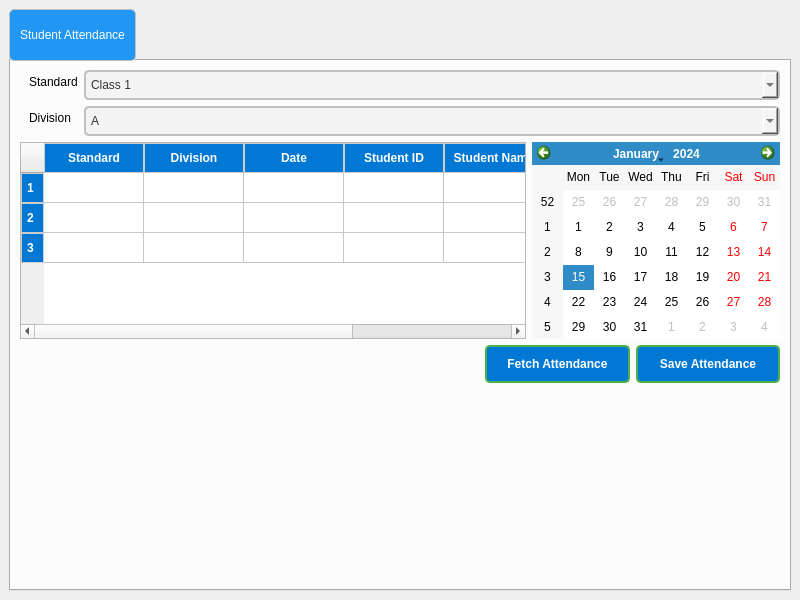
<?xml version="1.0" encoding="UTF-8"?>
<ui version="4.0">
 <class>MainWindow</class>
 <widget class="QMainWindow" name="MainWindow">
  <property name="geometry">
   <rect>
    <x>0</x>
    <y>0</y>
    <width>800</width>
    <height>600</height>
   </rect>
  </property>
  <property name="windowTitle">
   <string>Student Attendance</string>
  </property>
  <widget class="QWidget" name="centralwidget">
   <layout class="QHBoxLayout" name="horizontalLayout">
    <item>
     <widget class="QTabWidget" name="tabWidget">
      <property name="styleSheet">
       <string notr="true">/* Styling the Tab Widget */
QTabWidget {
    background-color: #f0f0f0;
    border: 2px solid black;
    border-radius: 10px;
    padding: 5px;
}


/* Styling the Tabs */
QTabBar::tab {
    background-color: #2196F3;  /* Tab background color */
    color: white;
    border: 1px solid #c0c0c0;
    padding: 10px;
    border-radius: 5px;
    min-width: 80px;
    min-height: 30px;

	font: 14pt &quot;Segoe UI&quot;;
}

</string>
      </property>
      <property name="currentIndex">
       <number>0</number>
      </property>
      <widget class="QWidget" name="tab">
       <property name="styleSheet">
        <string notr="true"/>
       </property>
       <attribute name="title">
        <string>Student Attendance</string>
       </attribute>
       <layout class="QVBoxLayout" name="verticalLayout">
        <item>
         <layout class="QHBoxLayout" name="horizontalLayout_2">
          <property name="topMargin">
           <number>0</number>
          </property>
          <item>
           <widget class="QFrame" name="formFrame">
            <property name="styleSheet">
             <string notr="true">*{
font: 14pt &quot;Segoe UI&quot;;

}

/* Styling the QLineEdit */
QLineEdit {
    background-color: #f4f4f4;  /* Light grey background */
    color: #333333;  /* Dark text color */
    border: 2px solid #c0c0c0;  /* Border color */
    border-radius: 5px;  /* Rounded corners */
    padding: 5px;
}

/* Focused state (when the QLineEdit is selected) */
QLineEdit:focus {
    border: 2px solid #2196F3;  /* Blue border when focused */
    background-color: #ffffff;  /* White background on focus */
}

/* Disabled state */
QLineEdit:disabled {
    background-color: #e0e0e0;  /* Grey background when disabled */
    color: #888888;  /* Light grey text when disabled */
    border: 2px solid #cccccc;  /* Light grey border */
}

/* Placeholder text style */
QLineEdit::placeholder {
    color: #888888;  /* Light grey color for placeholder text */
    font-style: italic;  /* Italicize the placeholder text */
}

/* Styling the text cursor */
QLineEdit::cursor {
    color: #2196F3;  /* Change cursor color to blue */
}
</string>
            </property>
            <layout class="QFormLayout" name="formLayout">
             <property name="topMargin">
              <number>0</number>
             </property>
             <property name="rightMargin">
              <number>0</number>
             </property>
             <property name="bottomMargin">
              <number>0</number>
             </property>
             <item row="0" column="0">
              <widget class="QLabel" name="label_13">
               <property name="text">
                <string>Standard</string>
               </property>
              </widget>
             </item>
             <item row="0" column="1">
              <widget class="QComboBox" name="std_class_box">
               <property name="styleSheet">
                <string notr="true">/* Styling the QComboBox */
QComboBox {
    background-color: #f4f4f4;  /* Light grey background */
    color: #333333;  /* Dark text color */
    border: 2px solid #c0c0c0;  /* Border color */
    border-radius: 5px;  /* Rounded corners */
    padding: 5px;
    font: 14pt &quot;Segoe UI&quot;;

    min-width: 150px;  /* Minimum width of the combo box */
}

/* Styling the combo box when focused */
QComboBox:focus {
    border: 2px solid #2196F3;  /* Blue border when focused */
    background-color: #ffffff;  /* White background on focus */
}

/* Disabled state for the combo box */
QComboBox:disabled {
    background-color: #e0e0e0;  /* Grey background when disabled */
    color: #888888;  /* Light grey text when disabled */
    border: 2px solid #cccccc;  /* Light grey border */
}

/* Arrow button of the combo box */


/* Styling the dropdown list */
QComboBox QAbstractItemView {
    background-color: #ffffff;  /* White background for the dropdown list */
    color: #333333;  /* Dark text color */
    border: 1px solid #c0c0c0;  /* Border around the dropdown list */
    border-radius: 5px;
    padding: 5px;
    min-width: 150px;
}

/* Hover effect on the dropdown list items */
QComboBox QAbstractItemView::item:hover {
    background-color: #2196F3;  /* Blue background on hover */
    color: #ffffff;  /* White text on hover */
}

/* Selected item in the dropdown list */
QComboBox QAbstractItemView::item:selected {
    background-color: #64B5F6;  /* Light blue background when selected */
    color: #ffffff;  /* White text when selected */
}
</string>
               </property>
               <item>
                <property name="text">
                 <string>Class 1</string>
                </property>
               </item>
               <item>
                <property name="text">
                 <string>Class 2</string>
                </property>
               </item>
               <item>
                <property name="text">
                 <string>Class 3</string>
                </property>
               </item>
               <item>
                <property name="text">
                 <string>Class 4</string>
                </property>
               </item>
               <item>
                <property name="text">
                 <string>Class 5</string>
                </property>
               </item>
               <item>
                <property name="text">
                 <string>Class 6</string>
                </property>
               </item>
               <item>
                <property name="text">
                 <string>Class 7</string>
                </property>
               </item>
               <item>
                <property name="text">
                 <string>Class 8</string>
                </property>
               </item>
               <item>
                <property name="text">
                 <string>Class 9</string>
                </property>
               </item>
               <item>
                <property name="text">
                 <string>Class 10</string>
                </property>
               </item>
               <item>
                <property name="text">
                 <string>Class 11</string>
                </property>
               </item>
               <item>
                <property name="text">
                 <string>Class 12</string>
                </property>
               </item>
              </widget>
             </item>
             <item row="1" column="0">
              <widget class="QLabel" name="label_14">
               <property name="text">
                <string>Division</string>
               </property>
              </widget>
             </item>
             <item row="1" column="1">
              <widget class="QComboBox" name="std_section_box">
               <property name="styleSheet">
                <string notr="true">/* Styling the QComboBox */
QComboBox {
    background-color: #f4f4f4;  /* Light grey background */
    color: #333333;  /* Dark text color */
    border: 2px solid #c0c0c0;  /* Border color */
    border-radius: 5px;  /* Rounded corners */
    padding: 5px;
    font: 14pt &quot;Segoe UI&quot;;

    min-width: 150px;  /* Minimum width of the combo box */
}

/* Styling the combo box when focused */
QComboBox:focus {
    border: 2px solid #2196F3;  /* Blue border when focused */
    background-color: #ffffff;  /* White background on focus */
}

/* Disabled state for the combo box */
QComboBox:disabled {
    background-color: #e0e0e0;  /* Grey background when disabled */
    color: #888888;  /* Light grey text when disabled */
    border: 2px solid #cccccc;  /* Light grey border */
}

/* Arrow button of the combo box */


/* Styling the dropdown list */
QComboBox QAbstractItemView {
    background-color: #ffffff;  /* White background for the dropdown list */
    color: #333333;  /* Dark text color */
    border: 1px solid #c0c0c0;  /* Border around the dropdown list */
    border-radius: 5px;
    padding: 5px;
    min-width: 150px;
}

/* Hover effect on the dropdown list items */
QComboBox QAbstractItemView::item:hover {
    background-color: #2196F3;  /* Blue background on hover */
    color: #ffffff;  /* White text on hover */
}

/* Selected item in the dropdown list */
QComboBox QAbstractItemView::item:selected {
    background-color: #64B5F6;  /* Light blue background when selected */
    color: #ffffff;  /* White text when selected */
}
</string>
               </property>
               <item>
                <property name="text">
                 <string>A</string>
                </property>
               </item>
               <item>
                <property name="text">
                 <string>B</string>
                </property>
               </item>
               <item>
                <property name="text">
                 <string>C</string>
                </property>
               </item>
               <item>
                <property name="text">
                 <string>D</string>
                </property>
               </item>
               <item>
                <property name="text">
                 <string>E</string>
                </property>
               </item>
               <item>
                <property name="text">
                 <string>F</string>
                </property>
               </item>
               <item>
                <property name="text">
                 <string>G</string>
                </property>
               </item>
              </widget>
             </item>
            </layout>
           </widget>
          </item>
         </layout>
        </item>
        <item>
         <layout class="QHBoxLayout" name="horizontalLayout_4">
          <property name="topMargin">
           <number>0</number>
          </property>
          <item>
           <widget class="QTableWidget" name="std_attend_table">
            <property name="font">
             <font>
              <pointsize>14</pointsize>
              <bold>false</bold>
             </font>
            </property>
            <property name="styleSheet">
             <string notr="true">QHeaderView::section {
background-color: rgb(0, 120, 212);
     /* Green background for headers */
    color: white;             /* White text color */
    font-weight: bold;        /* Bold font for header text */
    text-align: center;       /* Center-align text */
	
	font: 700 14pt &quot;Segoe UI&quot;;
    border: 1px solid #ccc;   /* Light gray border around header sections */
    padding: 5px;             /* Padding inside header cells */
}
</string>
            </property>
            <row/>
            <row/>
            <row/>
            <column>
             <property name="text">
              <string>Standard</string>
             </property>
            </column>
            <column>
             <property name="text">
              <string>Division</string>
             </property>
            </column>
            <column>
             <property name="text">
              <string>Date</string>
             </property>
            </column>
            <column>
             <property name="text">
              <string>Student ID</string>
             </property>
            </column>
            <column>
             <property name="text">
              <string>Student Name</string>
             </property>
            </column>
            <column>
             <property name="text">
              <string>Attendance</string>
             </property>
            </column>
           </widget>
          </item>
          <item alignment="Qt::AlignRight">
           <widget class="QCalendarWidget" name="std_calender_box"/>
          </item>
         </layout>
        </item>
        <item>
         <layout class="QHBoxLayout" name="horizontalLayout_3">
          <property name="topMargin">
           <number>0</number>
          </property>
          <item>
           <spacer name="horizontalSpacer">
            <property name="orientation">
             <enum>Qt::Horizontal</enum>
            </property>
            <property name="sizeHint" stdset="0">
             <size>
              <width>40</width>
              <height>20</height>
             </size>
            </property>
           </spacer>
          </item>
          <item>
           <widget class="QPushButton" name="fetch_btn">
            <property name="styleSheet">
             <string notr="true">/* Styling the QPushButton */
QPushButton {
	  /* Green background */
	background-color: rgb(0, 120, 212);
    color: white;  /* White text color */
    border: 2px solid #4CAF50;  /* Border color matches background */
    border-radius: 5px;  /* Rounded corners */
    padding: 10px 20px;  /* Vertical and horizontal padding */
    
    font: 14pt &quot;Segoe UI&quot;; /* Font size */
    min-width: 100px;  /* Minimum width for the button */
}

/* Hover effect when the mouse is over the button */
QPushButton:hover {
    background-color: #45a049;  /* Darker green background */
    border-color: #45a049;  /* Darker green border */
}

/* Pressed effect when the button is clicked */
QPushButton:pressed {
    background-color: #388e3c;  /* Even darker green */
    border-color: #388e3c;  /* Dark border */
    padding-top: 12px;  /* Slightly reduces padding to simulate a &quot;pressed&quot; effect */
    padding-left: 18px;  /* Shift the button to the left slightly */
}

/* Focused state (when the button is focused) */
QPushButton:focus {
    border: 2px solid #2196F3;  /* Blue border when focused */
    outline: none;  /* Removes the default outline */
}

/* Disabled state for the QPushButton */
QPushButton:disabled {
    background-color: #e0e0e0;  /* Light grey background */
    color: #888888;  /* Light grey text */
    border: 2px solid #cccccc;  /* Light grey border */
}

/* Styling the text of the QPushButton */
QPushButton {
    font-weight: bold;  /* Make the text bold */
}

/* Styling the QPushButton icon (if it has one) */
QPushButton::icon {
    padding-right: 10px;  /* Space between the icon and the text */
}

/* Border effect when the button is in a focus or pressed state */
QPushButton:focus, QPushButton:pressed {
    border-style: inset;
}
</string>
            </property>
            <property name="text">
             <string>Fetch Attendance</string>
            </property>
           </widget>
          </item>
          <item>
           <widget class="QPushButton" name="save_btn">
            <property name="styleSheet">
             <string notr="true">/* Styling the QPushButton */
QPushButton {
background-color: rgb(0, 120, 212);
      /* Green background */
    color: white;  /* White text color */
    border: 2px solid #4CAF50;  /* Border color matches background */
    border-radius: 5px;  /* Rounded corners */
    padding: 10px 20px;  /* Vertical and horizontal padding */
    
    font: 14pt &quot;Segoe UI&quot;; /* Font size */
    min-width: 100px;  /* Minimum width for the button */
}

/* Hover effect when the mouse is over the button */
QPushButton:hover {
    background-color: #45a049;  /* Darker green background */
    border-color: #45a049;  /* Darker green border */
}

/* Pressed effect when the button is clicked */
QPushButton:pressed {
    background-color: #388e3c;  /* Even darker green */
    border-color: #388e3c;  /* Dark border */
    padding-top: 12px;  /* Slightly reduces padding to simulate a &quot;pressed&quot; effect */
    padding-left: 18px;  /* Shift the button to the left slightly */
}

/* Focused state (when the button is focused) */
QPushButton:focus {
    border: 2px solid #2196F3;  /* Blue border when focused */
    outline: none;  /* Removes the default outline */
}

/* Disabled state for the QPushButton */
QPushButton:disabled {
    background-color: #e0e0e0;  /* Light grey background */
    color: #888888;  /* Light grey text */
    border: 2px solid #cccccc;  /* Light grey border */
}

/* Styling the text of the QPushButton */
QPushButton {
    font-weight: bold;  /* Make the text bold */
}

/* Styling the QPushButton icon (if it has one) */
QPushButton::icon {
    padding-right: 10px;  /* Space between the icon and the text */
}

/* Border effect when the button is in a focus or pressed state */
QPushButton:focus, QPushButton:pressed {
    border-style: inset;
}
</string>
            </property>
            <property name="text">
             <string>Save Attendance</string>
            </property>
           </widget>
          </item>
         </layout>
        </item>
        <item>
         <spacer name="verticalSpacer">
          <property name="orientation">
           <enum>Qt::Vertical</enum>
          </property>
          <property name="sizeHint" stdset="0">
           <size>
            <width>20</width>
            <height>40</height>
           </size>
          </property>
         </spacer>
        </item>
       </layout>
      </widget>
     </widget>
    </item>
   </layout>
  </widget>
 </widget>
 <resources/>
 <connections/>
</ui>
